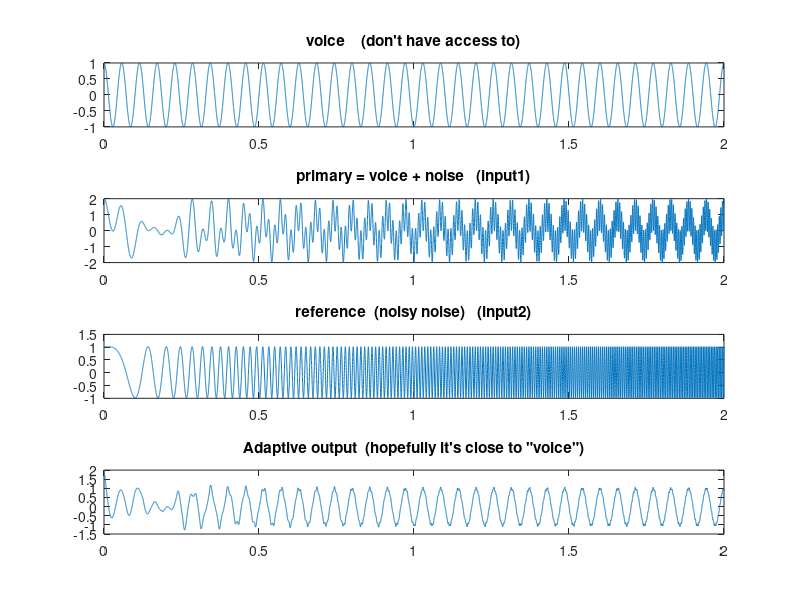

MATLAB code for this plot:
%noise cancellation

clear
close all

order=2;

size=2;                         %time duration of inputs
fs=8192;                                %digital sampling frequency
t=[0:1/fs:size];
N=fs*size;                      %size of inputs
f1=35/2;                                %frequency of voice
f2=99/2;                                %frequency of noise

voice=cos(2*pi*f1*t);
subplot(4,1,1)
plot(t,voice);
title('voice    (don''t have access to)')

noise=cos(2*pi*f2*t.^2);                                %increasy frequency noise
%noise=.1*rand(1,length(voice));                %white noise
primary=voice+noise;
subplot(4,1,2)
plot(t,primary)
title('primary = voice + noise   (input1)')

ref=noise+.25*rand;                                             %noisy noise
subplot(4,1,3)
plot(t,ref)
title('reference  (noisy noise)   (input2)');

w=zeros(order,1);
mu=.006;
for i=1:N-order
   buffer = ref(i:i+order-1);                                   %current 32 points of reference
   desired(i) = primary(i)-buffer*w;                    %dot product reference and coeffs
   w=w+(buffer.*mu*desired(i)/norm(buffer))';%update coeffs
end

subplot(4,1,4)
plot(t(order+1:N),desired)
title('Adaptive output  (hopefully it''s close to "voice")')
